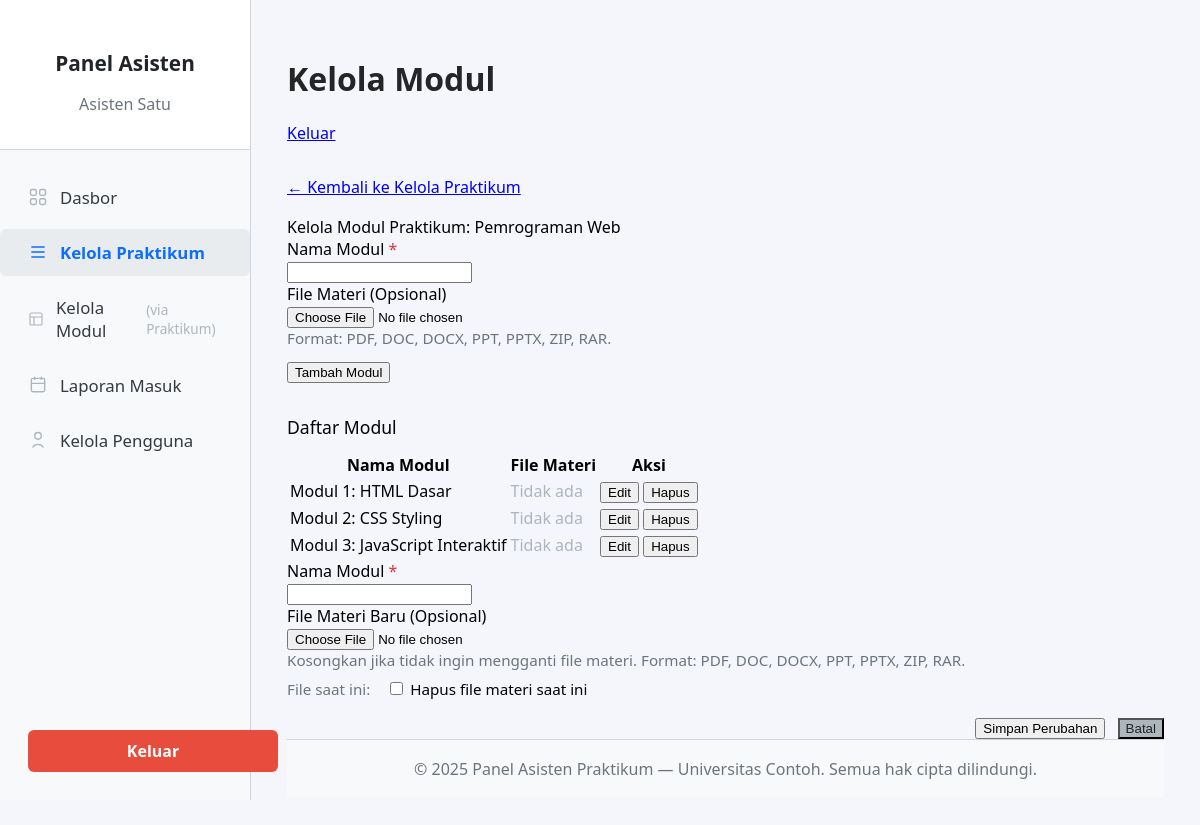
Screenshot of /asisten/manage_modules.php?course_id=1 (signed in) with the database file from the repository.
### tables this page shows
CREATE TABLE `mata_praktikum` (
  `id` int(11) NOT NULL AUTO_INCREMENT,
  `nama_praktikum` varchar(255) NOT NULL,
  `deskripsi` text DEFAULT NULL,
  PRIMARY KEY (`id`)
);

CREATE TABLE `modul` (
  `id` int(11) NOT NULL AUTO_INCREMENT,
  `id_praktikum` int(11) NOT NULL,
  `nama_modul` varchar(255) NOT NULL,
  `nama_file_materi` varchar(255) DEFAULT NULL,
  `path_file_materi` varchar(255) DEFAULT NULL,
  PRIMARY KEY (`id`),
  FOREIGN KEY (`id_praktikum`) REFERENCES `mata_praktikum`(`id`) ON DELETE CASCADE
);

### asisten/manage_modules.php (the view, shortened to what this page needs)
<?php
require_once '../config.php';
require_once 'templates/header.php';
$id_praktikum = isset($_GET['course_id']) ? (int)$_GET['course_id'] : 0;
$stmt_course_name = $conn->prepare("SELECT nama_praktikum FROM mata_praktikum WHERE id = ?");
$stmt_course_name->bind_param("i", $id_praktikum);
$stmt_course_name->execute();
$course_data = $stmt_course_name->get_result()->fetch_assoc();
$modul_list = [];
$stmt_modul = $conn->prepare("SELECT id, nama_modul, nama_file_materi, path_file_materi FROM modul WHERE id_praktikum = ? ORDER BY id ASC");
$stmt_modul->bind_param("i", $id_praktikum);
$stmt_modul->execute();
$result_modul = $stmt_modul->get_result();
if ($result_modul && $result_modul->num_rows > 0) {
    while ($row = $result_modul->fetch_assoc()) {
        $modul_list[] = $row;
    }
}
?>
<div class="classic-section">
    <div style="margin-bottom:18px;">
        <a href="manage_courses.php" class="classic-link">&larr; Kembali ke Kelola Praktikum</a>
    </div>
    <div class="classic-title">Kelola Modul Praktikum: <?php echo htmlspecialchars($course_data['nama_praktikum']); ?></div>
    <form action="manage_modules.php?course_id=<?php echo $id_praktikum; ?>" method="post" enctype="multipart/form-data" style="margin-bottom:32px;">
        <div class="classic-label">Nama Modul <span style="color:#dc3545">*</span></div>
        <input type="text" name="nama_modul" class="classic-input" required>
        <div class="classic-label">File Materi (Opsional)</div>
        <input type="file" name="file_materi" class="classic-input">
        <div style="font-size:0.95rem; color:#6c757d; margin-bottom:12px;">Format: PDF, DOC, DOCX, PPT, PPTX, ZIP, RAR.</div>
        <button type="submit" name="tambah_modul" class="classic-btn">Tambah Modul</button>
    </form>
    <div class="classic-title" style="font-size:1.1rem; margin-bottom:12px;">Daftar Modul</div>
    <?php if (!empty($modul_list)): ?>
        <table class="classic-table">
            <thead>
                <tr>
                    <th>Nama Modul</th>
                    <th>File Materi</th>
                    <th>Aksi</th>
                </tr>
            </thead>
            <tbody>
                <?php foreach ($modul_list as $modul): ?>
                    <tr>
                        <td><?php echo htmlspecialchars($modul['nama_modul']); ?></td>
                        <td>
                            <?php if ($modul['nama_file_materi'] && $modul['path_file_materi']): ?>
                                <a href="../<?php echo htmlspecialchars($modul['path_file_materi']); ?>" download="<?php echo htmlspecialchars($modul['nama_file_materi']); ?>" class="classic-link">
                                    <?php echo htmlspecialchars($modul['nama_file_materi']); ?>
                                </a>
                            <?php else: ?>
                                <span style="color:#adb5bd;">Tidak ada</span>
                            <?php endif; ?>
                        </td>
                        <td>
                            <button type="button" class="classic-action-btn" onclick="openEditModulModal(
                                <?php echo $modul['id']; ?>,
                                '<?php echo htmlspecialchars(addslashes($modul['nama_modul'])); ?>',
                                '<?php echo htmlspecialchars(addslashes($modul['nama_file_materi'] ?? '')); ?>',
                                '<?php echo htmlspecialchars(addslashes($modul['path_file_materi'] ?? '')); ?>'
                            )">Edit</button>
                            <form action="manage_modules.php?course_id=<?php echo $id_praktikum; ?>" method="post" style="display:inline;" onsubmit="return confirm('Yakin ingin menghapus modul ini? Semua laporan terkait juga akan dihapus jika cascade diaktifkan.');">
                                <button type="submit" name="hapus_modul" class="classic-action-btn delete">Hapus</button>
                            </form>
                        </td>
                    </tr>
                <?php endforeach; ?>
            </tbody>
        </table>
    <?php else: ?>
        <div style="color:#6c757d;">Belum ada modul yang ditambahkan untuk praktikum ini.</div>
    <?php endif; ?>
</div>
<div id="editModulModalBg" class="classic-modal-bg">
    <div class="classic-modal">
        <form action="manage_modules.php?course_id=<?php echo $id_praktikum; ?>" method="post" enctype="multipart/form-data">
            <div class="classic-label">Nama Modul <span style="color:#dc3545">*</span></div>
            <input type="text" name="nama_modul_edit" id="edit_nama_modul" class="classic-input" required>
            <div class="classic-label">File Materi Baru (Opsional)</div>
            <input type="file" name="file_materi_edit" id="file_materi_edit" class="classic-input">
            <div style="font-size:0.95rem; color:#6c757d; margin-bottom:8px;">Kosongkan jika tidak ingin mengganti file materi. Format: PDF, DOC, DOCX, PPT, PPTX, ZIP, RAR.</div>
            <div id="current_file_display_edit_container" style="margin-bottom:12px;">
                <span style="font-size:0.95rem; color:#6c757d;">File saat ini: <a href="#" id="current_file_link_edit" class="classic-link" target="_blank"></a></span>
                <label for="hapus_file_materi_edit_checkbox" style="margin-left:12px; font-size:0.95rem;">
                    <input type="checkbox" name="hapus_file_materi_edit_checkbox" id="hapus_file_materi_edit_checkbox" value="1">
                    Hapus file materi saat ini
                </label>
            </div>
            <div style="margin-top:16px; text-align:right;">
                <button type="submit" name="edit_modul" class="classic-btn">Simpan Perubahan</button>
                <button type="button" onclick="closeEditModulModal()" class="classic-btn" style="background:#adb5bd; color:#212529; margin-left:8px;">Batal</button>
            </div>
        </form>
    </div>
</div>
<?php
require_once 'templates/footer.php';
?>

### asisten/templates/header.php (style rules this page uses)
body { font-family: 'Segoe UI', 'Arial', sans-serif; background: #f4f6fb; margin: 0; }

### rows the page displays
mata_praktikum: nama_praktikum "Pemrograman Web"
modul: nama_modul "Modul 1: HTML Dasar", shows "Tidak ada"
modul: nama_modul "Modul 2: CSS Styling", shows "Tidak ada"
modul: nama_modul "Modul 3: JavaScript Interaktif", shows "Tidak ada"

### other values shown
$_SESSION['nama'] "Asisten Satu"
$pageTitle "Kelola Modul"
